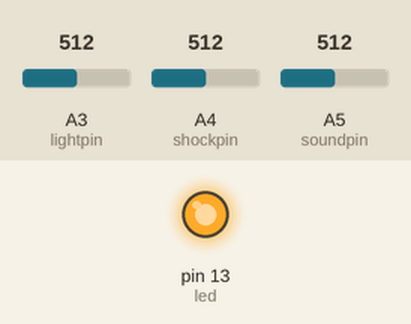
This sketch was run on a simulated Arduino Uno, built with avr-gcc and run on an emulated ATmega328P. On the bench: output pins drawn as LEDs (lit = HIGH). The inputs (shaded band) are chosen by the test bench; at power-on: A3 (lightpin) = 512, A4 (shockpin) = 512, A5 (soundpin) = 512. Pins used as bus, display or sensor lines are not drawn; what the sketch prints to the serial monitor is not drawn.

Above: at 0.1 s.
Timing chart, 0 to 1.6 s (numbered marks = the images above):
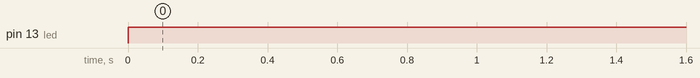

The sketch:

final_java.ino
```cpp
//# Define LED 13

int soundpin = A5;
int shockpin = A4;
int lightpin = A3;
int powerpin = 9;
int led = 13;
int sound = 0;
int shock = 0;
int light = 0;
int count = 0;
int day = 8;
char type = 'O'; //-127~127
//set+tab
void setup()
{
  Serial.begin(9600);
  pinMode(powerpin,OUTPUT);
  pinMode(led, OUTPUT);
}
//loop+tab
void loop()
{
	switch (type)
  	{
		    case 'O':
		    digitalWrite(powerpin,HIGH);
		    digitalWrite(led, HIGH);
		      break;
		    case 'X':
		    digitalWrite(powerpin,LOW);
		    digitalWrite(led, LOW);
		      break;
		    default:
		      break;
		    //Serial.println(cmd);
	}
	sound = analogRead(soundpin);
	shock = analogRead(shockpin);
	light = analogRead(lightpin);
	Serial.println(String(sound)+","+String(shock)+","+String(light)+",'"+String(type)+"',"+String(day));
	delay(1000);
  	if(shock>250)
  	{
  		type='O';
  		count=0;
  	}
  	else if(count >= 10)
  	{
  	  type='X';
  	  count=0;
  	}
  	count++;
}
```

Measured:
- by itself, pin 13 (led): LOW → HIGH at 0.00 s
